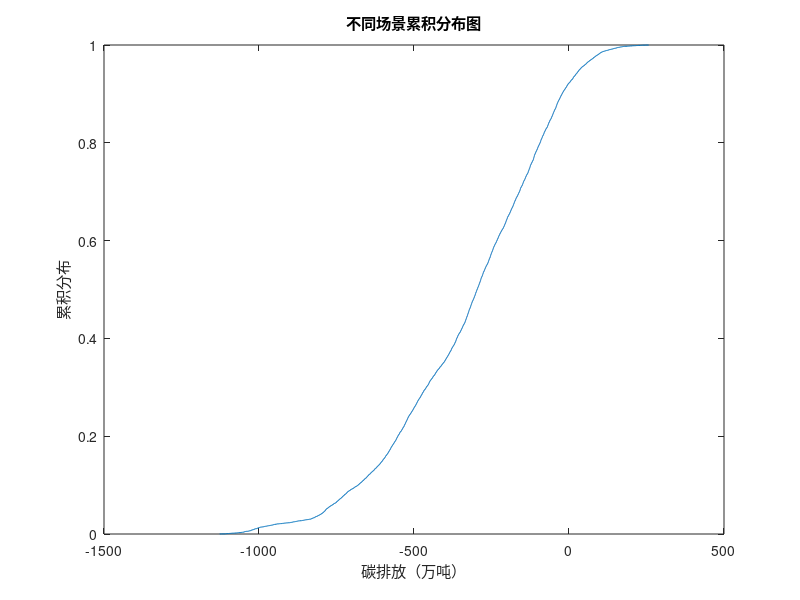

This figure's MATLAB source:
clc;clear

%搭建参数库

%不变量
disel_e = 33;%1L汽油含有33MJ能量
disel_c = 2.7;%1L汽油碳排放2.7kg CO2e
electricity_e = 3.6;%1度电能量3.6MJ
waste_fuel_e = [[28.38,13.27,8.02,9.9]];%塑料、纺织物、竹木、纸张"湿基"热值 MJ/kg
raw_material_c = [1.8,2.21,0.0345];%塑料、Fe回收、土原材料碳排放kgCO2e/kg；


%填埋场组分参数
waste_weight = 13882400;%吨
water_content = 0.57;
%湿基塑料、纺织物、竹木、纸张、金属、粗细颗粒土含量
waste_content_wet = [[0.35,0.1,0.0298,0,0.0075,0.4498]];
%干基塑料、纺织物、竹木、纸张、金属、粗细颗粒土含量
waste_content_dry = [[0.3461,0.0871,0.0256,0,0.016,0.448]];
%湿基组分含水率塑料、纺织物、竹木、纸张、金属、粗细颗粒土
waste_content_water = [0.05,0.3,0.4,0.45,0.01,0.3];
C_content = [[0.7,0.4,0.3,0.4]];%塑料、纺织物、竹木、纸张碳含量




%开挖
excavate = [1.3,1.4,1.5];
excavate_b = 1.3;%开挖一吨垃圾油耗1.3-1.5L/t
excavate_v = 0.2;

%筛分
screen = [5.71,19.44,35];%开挖用电kWh/t
screen_b = 30;
screen_v = 10;
%筛分中轻质物中：塑料、纺织物、竹木、纸张；Fe提取效率
extraction_efficiency = [[0.7,0.9,0.9,0.9,0.9];[0.75,0.75,0.8,0.85,0.7]];

%运输
transport_c = [0.52,0.17,0.085];%kgCO2e/tkm
distance_Fe = [750,500,250];%km
distance_plastic = [750,500,250];%km
distance_other_waste_fuel = [150,100,50];%km
distance_coarse_soil = [150,100,50];%km
distance_fine_soil = [450,300,150];%km

%替代碳排放
Fe_cr = [1.57,0.94,0.38];%生产原材料铁碳排减去二次加工碳排kg CO2e/kg
plastic_cr = [2.62,1.53,0.49];%生产原材料塑料碳排减去二次加工碳排kg CO2e/kg
soil_cr = [5.58,1.74,0.85];%骨料开采碳排放kg CO2e/t
%替代原材料的程度，Fe、塑料
substitution_factor = [[0.6,1];[0.2,0.5]];
electricity_cr = 0.58955;%一度电0.58955kgCO2e/kWh
heat_cr = [0.147,0.073,0.005];%kgCO2e/MJ

%能量转化效率
w2e = [0.15,0.3,0.4];%发电能量转化效率
heat = [0.38,0.65];%热利用能量转化效率


%计算

n=10000;%运行次数
f=zeros(n,1);


for i =1:n%可以用parfor

    excacate_r = datasample(excavate,1);
    screen_r = datasample(screen,1);
    transport_c_r = datasample(transport_c,1);
    distance_Fe_r = datasample(distance_Fe,1);
    distance_plastic_r = datasample(distance_plastic,1);
    distance_other_waste_fuel_r = datasample(distance_other_waste_fuel,1);
    distance_coarse_soil_r = datasample(distance_coarse_soil,1);
    extraction_efficiency_r = datasample([1,2],1); %该循环的提取效率选择
    substitution_factor_r = datasample([1,2],1); %该循环的原材料替代选择
    Fe_cr_r = datasample(Fe_cr,1);
    plastic_cr_r = datasample(plastic_cr,1);
    soil_cr_r = datasample(soil_cr,1);
    heat_cr_r = datasample(heat_cr,1);
    w2e_r = datasample(w2e,1);


    CE_excavate = waste_weight * excacate_r * disel_c;%挖掘碳排放kgCO2e

    CE_screen = waste_weight * screen_r * electricity_cr;%筛分用电碳排放kgCO2e

    waste_fuel_C = 0;%燃烧碳排放，轻质物干基*提取效率*含碳率
    for j = 2:4
        waste_fuel_C = waste_fuel_C + waste_content_dry(j) ...
            *extraction_efficiency(extraction_efficiency_r,j)*C_content(j);
    end
    CE_waste_fuel = waste_weight*(1-water_content) ...
        *waste_fuel_C*0.9*44/12;%90%的燃烧效率，单位吨



    CE_T_Fe = waste_weight*waste_content_wet(5)*(1-waste_content_water(5)) ...
        *distance_Fe_r * transport_c_r;%单位kg CO2

    CE_T_plastic = waste_weight * waste_content_wet(1) ...
        * (1-waste_content_water(1)) * distance_plastic_r *transport_c_r;%单位kg CO2

    tp = 0;%临时参数，织物、竹木、纸张，湿基占比
    for j = 2:4
        tp = tp + waste_content_wet(j);
    end
    CE_T_other_waste_fuel = waste_weight * tp * distance_other_waste_fuel_r ...
        * transport_c_r;%单位kg CO2

    CE_T_soil = waste_weight * waste_content_wet(6) * distance_coarse_soil_r ...
        * transport_c_r;%单位kgCO2


    

    CR_Fe = waste_weight*waste_content_wet(5)*(1-waste_content_water(5)) ...
        * extraction_efficiency(extraction_efficiency_r,5) ...
        * substitution_factor(substitution_factor_r,2) ...
        *Fe_cr_r;%单位 吨CO2
    CR_plastic = waste_weight * waste_content_wet(1) * (1-waste_content_water(1)) ...
        * extraction_efficiency(extraction_efficiency_r,1) ...
        *substitution_factor(substitution_factor_r,1) ...
        *plastic_cr_r;%单位 吨CO2

    waste_fuel_MJ = 0;
    for j = 2:4
        waste_fuel_MJ = waste_fuel_MJ + waste_content_wet(j) ...
            *extraction_efficiency(extraction_efficiency_r,j) ...
            *waste_fuel_e(j);%MJ百分比,单位MJ/kg
    end
    CR_electricity = waste_weight * waste_fuel_MJ * 1000 * w2e_r ...
        / electricity_e * electricity_cr;%单位kgCO2

    if w2e_r == 2
        heat_r = 1;
    elseif w2e_r == 3
        heat_r = 1;
    else 
        heat_r = datasample([1,2],1);
    end
    CR_heat = waste_weight * waste_fuel_MJ * 1000 * heat_r ...
        * heat_cr_r;%单位kgCO2

    CR_soil = waste_weight * waste_content_wet(6) * (1-waste_content_water(6)) ...
        * soil_cr_r;%单位kgCO2

    F= CE_excavate*0.001 + CE_screen * 0.001 + CE_waste_fuel  ...
        + (CE_T_Fe + CE_T_plastic + CE_T_other_waste_fuel + CE_T_soil)*0.001 ...
        - (CR_Fe + CR_plastic + (CR_electricity + CR_heat + CR_soil)*0.001);
    f(i) = F;

    disp(i);
end

%单位换算成万吨
for i = 1:n
    f(i)=f(i)/10000;
end

%将结果进行升序
%f_sort = sort(f); 

figure1 = cdfplot(f);
hold on
xlabel('碳排放（万吨）');
ylabel('累积分布');
title('不同场景累积分布图');
%legend('正态分布数据');
grid off;













